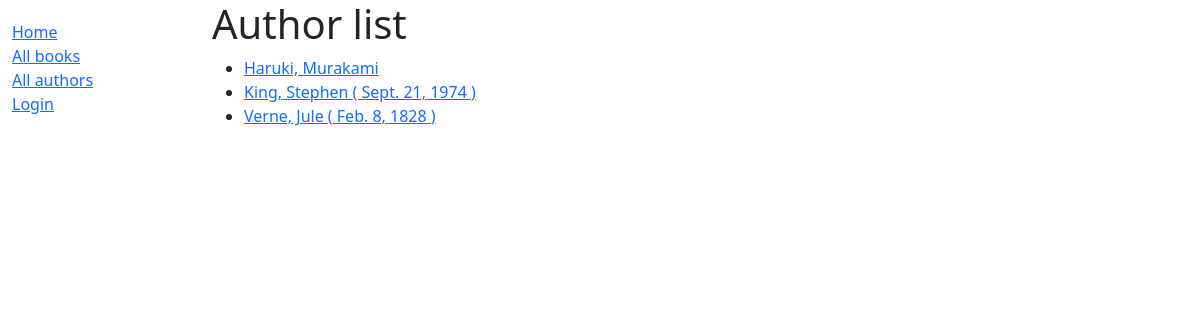
The app's page /catalog/authors/, older data.
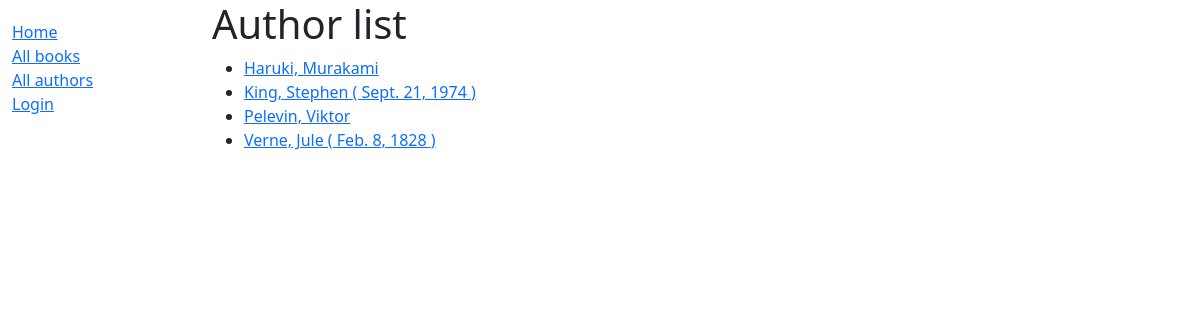
The same page, newer data.
### catalog/models.py (models this page shows)
class Author(models.Model):
    first_name = models.CharField(max_length=100)
    last_name = models.CharField(max_length=100)
    date_of_birth = models.DateField(null=True, blank=True)
    date_of_death = models.DateField('died', null=True, blank=True)
    class Meta:
        ordering = ['last_name', 'first_name']
    def get_absolute_url(self):
        return reverse('author-detail', args=[str(self.id)])
    def __str__(self):
        return '{0}, {1}'.format(self.last_name, self.first_name)

### catalog/views.py (the view)
# urls.py: path('authors/', views.AuthorListView.as_view(), name='authors'),
class AuthorListView(generic.ListView):
    model = Author
    paginate_by = 10

### catalog/templates/catalog/author_list.html
{% extends "base_generic.html" %}
{% block content %}
    <h1>Author list</h1>
    {% if author_list %}
  <ul>
    {% for author in author_list %}
      <li>
        <a href="{{ author.get_absolute_url }}">{{ author }}
        {% if  author.date_of_birth %}
            ( {{ author.date_of_birth }} )
        {% endif %}
        </a>
      </li>
    {% endfor %}
    </ul>
  {% else %}
    <p>There are no books in the library.</p>
  {% endif %}
{% endblock content %}

Row changes from the older to the newer data that the page shows:
added Author: last_name+first_name "Pelevin, Viktor"
